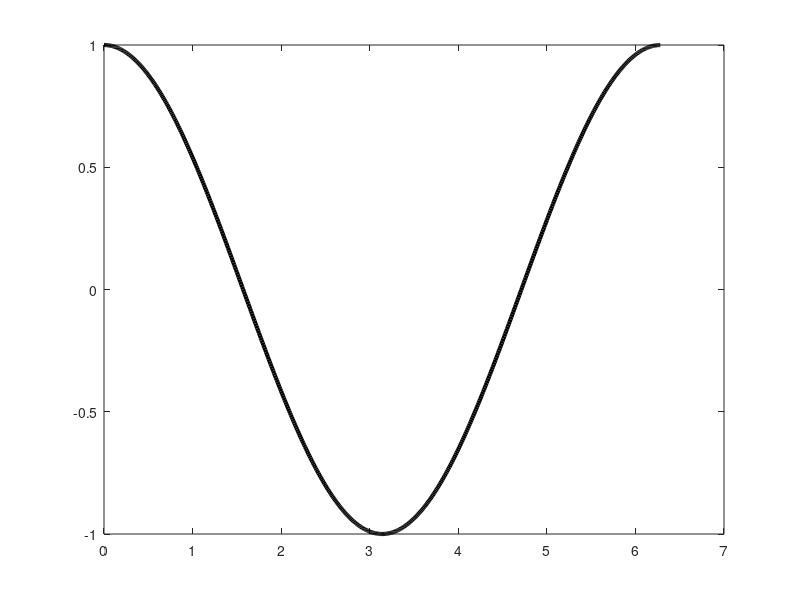
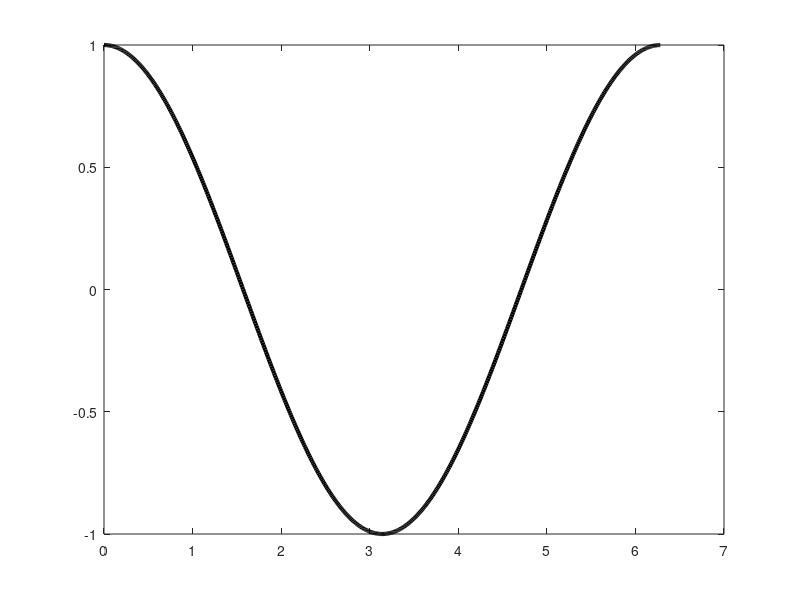

MATLAB code to generate these figures, in order: (Note: this script raises an error after producing the figures.)
clear all 
close all

bebotFolder = fullfile(pwd, '..', 'BeBOT');
addpath(bebotFolder);

N = 50;

%% Define the following functions
T = 2*pi;
f = @(t) cos(t);
t = 0:0.01:T;
figure(1)
plot(t,f(t),'LineWidth',3,'Color','k'); hold on
figure(2)
plot(t,f(t),'LineWidth',3,'Color','k'); hold on

%% Bernstein approximation at equidistant nodes
[t_nodes, ~, ~] = BeBOT(N,T);
f_nodes = f(t_nodes);

figure(1)
plot(t_nodes,f_nodes,'o','Color','r','LineWidth',3);

f_N = BernsteinPoly(f_nodes,t);

figure(1)
plot(t,f_N,'Color','r','LineWidth',3);


%% Lagrange approximation at LGL nodes
[t_nodes, ~, ~] = LGL_PS(N,T);
f_nodes = f(t_nodes);

figure(2)
plot(t_nodes,f_nodes,'o','Color','r','LineWidth',3);

f_N = LagrangePoly(f_nodes,t_nodes,t);

figure(2)
plot(t,f_N,'Color','r','LineWidth',3);
